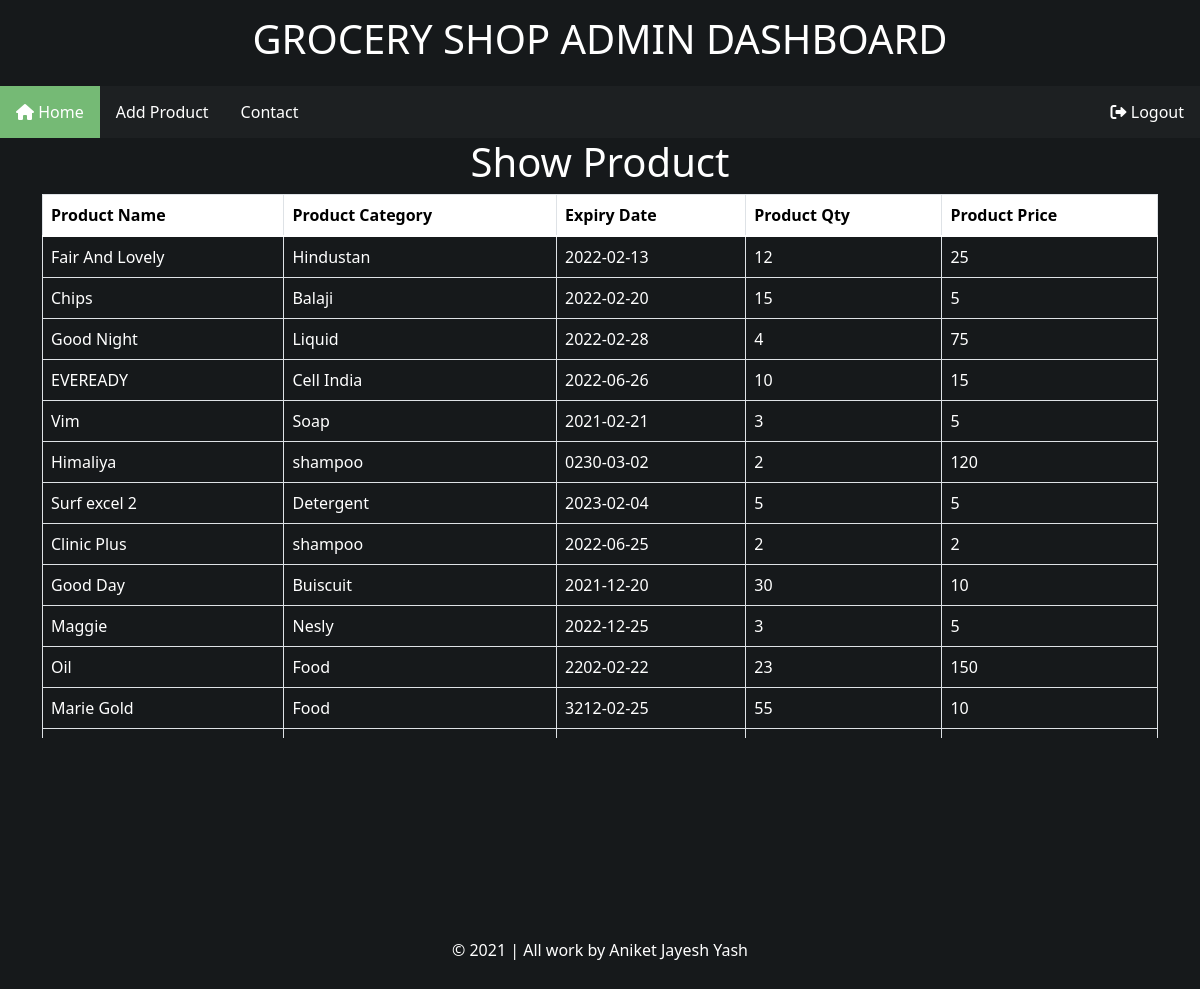
The page /show-product.php (signed in) on the database its author committed.
### tables this page shows
CREATE TABLE `product_details` (
  `product_name` varchar(200) NOT NULL,
  `product_category` varchar(200) DEFAULT NULL,
  `expiry_date` date NOT NULL,
  `product_quantity` int(200) NOT NULL,
  `product_price` int(200) NOT NULL,
  `id` int(11) NOT NULL
);

### show-product.php (the view, shortened to what this page needs)
<!DOCTYPE html>
<html lang="en">
<head>
    <link href="https://cdn.jsdelivr.net/npm/bootstrap@5.1.1/dist/css/bootstrap.min.css" rel="stylesheet"
>
    <link rel="stylesheet" href="https://cdnjs.cloudflare.com/ajax/libs/font-awesome/6.0.0-beta2/css/all.min.css">
</head>
<body>
    <div class="container" id="con">
        <div class="col-lg-12">
            <h1 class="text-white text-center">Show Product</h1>
            <table class="table table-bordered text-white sticky">
                <thead>
                    <tr>
                        <th>Product Name</th>
                        <th>Product Category</th>
                        <th>Expiry Date</th>
                        <th>Product Qty</th>
                        <th>Product Price</th>
                    </tr>
                </thead>
                <?php
                include 'db.php';
                $sq = "select * from product_details";
                $query = mysqli_query($conn, $sq);
                while ($res = mysqli_fetch_array($query)) {
                ?>
                <tr>
                    <td><?php echo $res['product_name'] ?></td>
                    <td><?php echo $res['product_category'] ?></td>
                    <td><?php echo $res['expiry_date'] ?></td>
                    <td><?php echo $res['product_quantity'] ?></td>
                    <td><?php echo $res['product_price'] ?></td>
                </tr>
                <?php
                }
                ?>
            </table>
        </div>
    </div>
</body>
</html>

### CSS/admin-home.css (style rules this page uses)
* { margin: 0px; padding: 0px; }
body { background-color: #16191b; }
.top_head { text-align: center; padding: 15px; color: white; }
ul { list-style-type: none; margin: 0; padding: 0; overflow: hidden; background-color: rgb(29, 32, 34); }
li { float: left; }
li a { display: block; color: white; text-align: center; padding: 14px 16px; text-decoration: none; }
.active { background-color: #75ba75; }
.footer { position: fixed; left: 0; bottom: 0; width: 100%; color: white; text-align: center; }
p { padding: 14px; }
a { text-decoration: none; color: black; }

### show-product.php (style rules this page uses)
#con { width: auto; height: 600px; overflow: scroll; }
.sticky thead tr th { position: sticky; top: 0; background: white; color: black; }

### rows shown on the page
product_details: product_name "Fair And Lovely", product_category "Hindustan", expiry_date "2022-02-13", product_quantity "12", product_price "25"
product_details: product_name "Chips", product_category "Balaji", expiry_date "2022-02-20", product_quantity "15", product_price "5"
product_details: product_name "Good Night", product_category "Liquid", expiry_date "2022-02-28", product_quantity "4", product_price "75"
product_details: product_name "EVEREADY", product_category "Cell India", expiry_date "2022-06-26", product_quantity "10", product_price "15"
product_details: product_name "Vim", product_category "Soap", expiry_date "2021-02-21", product_quantity "3", product_price "5"
product_details: product_name "Himaliya", product_category "shampoo", expiry_date "0230-03-02", product_quantity "2", product_price "120"
product_details: product_name "Surf excel 2", product_category "Detergent", expiry_date "2023-02-04", product_quantity "5", product_price "5"
product_details: product_name "Clinic Plus", product_category "shampoo", expiry_date "2022-06-25", product_quantity "2", product_price "2"
product_details: product_name "Good Day", product_category "Buiscuit", expiry_date "2021-12-20", product_quantity "30", product_price "10"
product_details: product_name "Maggie", product_category "Nesly", expiry_date "2022-12-25", product_quantity "3", product_price "5"
product_details: product_name "Oil", product_category "Food", expiry_date "2202-02-22", product_quantity "23", product_price "150"
product_details: product_name "Marie Gold", product_category "Food", expiry_date "3212-02-25", product_quantity "55", product_price "10"
